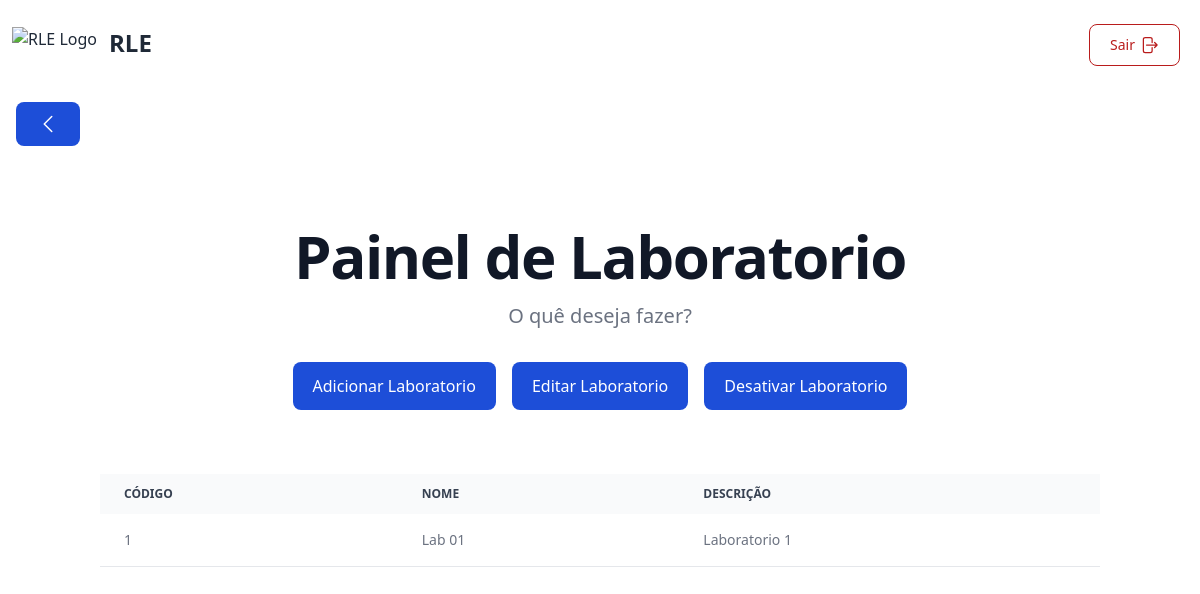
/ADM/Lab/pageLab.php (signed in), run on an earlier commit of the app's database.
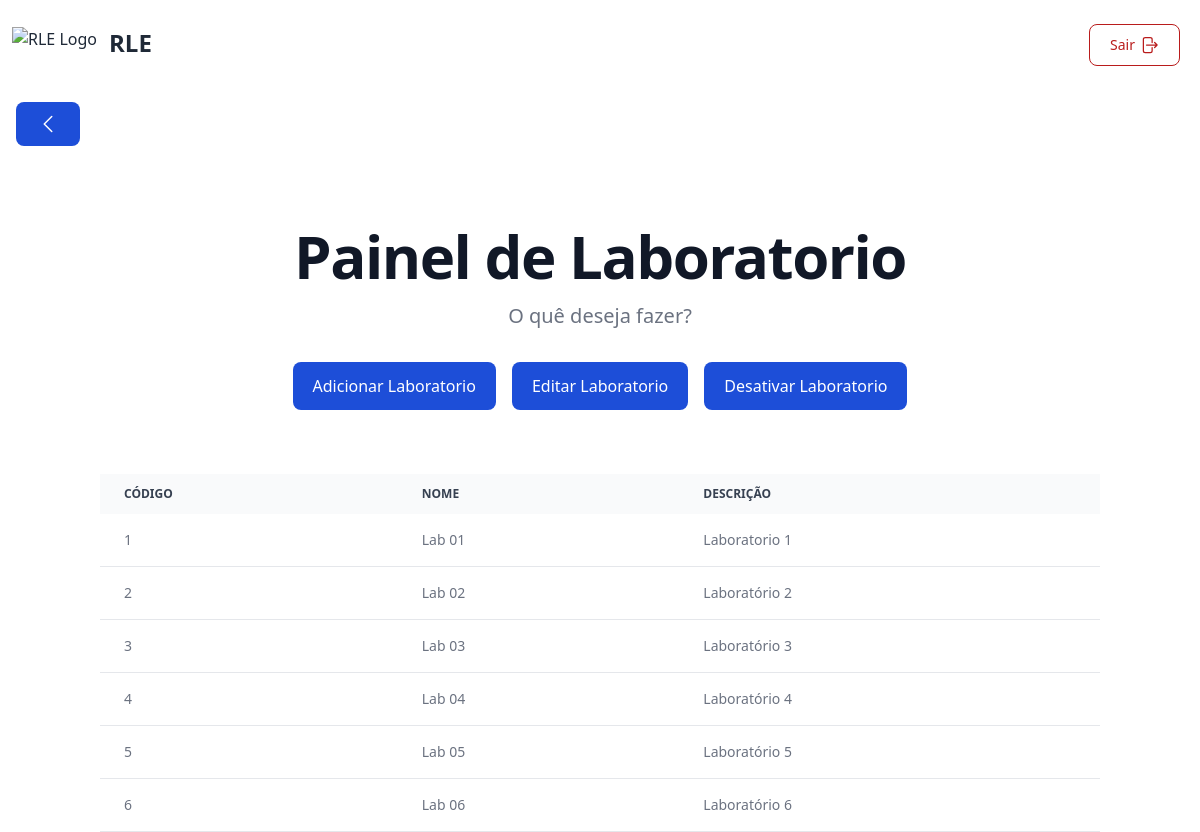
And on a later commit of the database.
### tables this page shows
CREATE TABLE `laboratorio` (
  `lab_cod` int(11) NOT NULL,
  `lab_nome` varchar(40) NOT NULL,
  `lab_desc` varchar(200) DEFAULT NULL,
  `lab_isActive` bit(1) NOT NULL
);

### ADM/Lab/pageLab.php (the view, shortened to what this page needs)
<?php
  include_once ("../../navbar2.php");
  ?>
<div class="px-4 mx-auto max-w-screen-xl ">
    <a href="../pageControl.php" class="my-4 text-white bg-blue-700 hover:bg-blue-800 focus:ring-4 focus:outline-none focus:ring-blue-300 font-medium rounded-lg text-sm px-5 py-2.5 text-center inline-flex items-center dark:bg-blue-600 dark:hover:bg-blue-700 dark:focus:ring-blue-800">
    <svg xmlns="http://www.w3.org/2000/svg" fill="none" viewBox="0 0 24 24" stroke-width="1.5" stroke="currentColor" class="size-6">
    <path stroke-linecap="round" stroke-linejoin="round" d="M15.75 19.5 8.25 12l7.5-7.5" />
    </svg>
    </a>
</div>
<div class="py-8 px-4 mx-auto max-w-screen-xl text-center lg:py-16">
    <h1 class="mb-4 text-4xl font-extrabold tracking-tight leading-none text-gray-900 md:text-5xl lg:text-6xl dark:text-white">Painel de Laboratorio</h1>
    <p class="mb-8 text-lg font-normal text-gray-500 lg:text-xl sm:px-16 lg:px-48 dark:text-gray-400">O quê deseja fazer?</p>
    <div class="flex flex-col space-y-4 sm:flex-row sm:justify-center sm:space-y-0">
            <a href="addLab.php" class="inline-flex justify-center items-center py-3 px-5 text-base font-medium text-center text-white rounded-lg bg-blue-700 hover:bg-blue-800 focus:ring-4 focus:ring-blue-300 dark:focus:ring-blue-900">
                Adicionar Laboratorio
            </a>
            <a href="altLab.php" class="py-3 px-5 sm:ms-4 text-base font-medium text-center text-white rounded-lg bg-blue-700 hover:bg-blue-800 focus:ring-4 focus:ring-blue-300 dark:focus:ring-blue-900">
                Editar Laboratorio
            </a>
            <a href="delLab.php" class="py-3 px-5 sm:ms-4 text-base font-medium text-center text-white rounded-lg bg-blue-700 hover:bg-blue-800 focus:ring-4 focus:ring-blue-300 dark:focus:ring-blue-900">
                Desativar Laboratorio
            </a>
    </div>
    </div>
<div class="relative overflow-x-auto  container mx-auto px-3 xs:rounded-lg rounded-md ">
    <table class="w-full text-sm text-left rtl:text-right text-gray-500 dark:text-gray-400">
        <thead class="text-xs text-gray-700 uppercase bg-gray-50 dark:bg-gray-700 dark:text-gray-400">
            <tr>
                <th scope="col" class="px-6 py-3">
                    Código
                </th>
                <th scope="col" class="px-6 py-3">
                    Nome
                </th>
                <th scope="col" class="px-6 py-3">
                    Descrição
                </th>
            </tr>
        </thead>
        <tbody>
                <?php
                $slq = mysqli_query($conexao, "SELECT * FROM laboratorio");
                while ($lab = mysqli_fetch_array($slq)) {
                    if ($lab['lab_isActive'] == true) { ?>
                        <tr class="bg-white border-b dark:bg-gray-800 dark:border-gray-700">
                            <td class="px-6 py-4"><?php echo $lab['lab_cod']; ?></td>
                            <td class="px-6 py-4"><?php echo $lab['lab_nome']; ?></td>
                            <td class="px-6 py-4"><?php echo $lab['lab_desc']; ?></td>
                        </tr>
                    <?php }
                }
                ; ?>
        </tbody>
    </table>
</div>
</body>
</html>

### navbar2.php (shortened to what this page needs)
<!DOCTYPE html>
<html lang="en">
<head>
    <link href="https://cdn.jsdelivr.net/npm/daisyui@4.12.10/dist/full.min.css" rel="stylesheet" type="text/css" />
    <script src="https://cdn.tailwindcss.com"></script>
</head>
<body class="min-h-screen">
<nav class="bg-white border-gray-200 dark:bg-gray-900">
  <div class="max-w-screen-xl flex flex-wrap items-center justify-between mx-auto p-3">
    <a href="https://i.pinimg.com/736x/f9/27/1c/f9271c137f177641a969c7671b7d1415.jpg" class="flex items-center space-x-3 rtl:space-x-reverse">
        <img src="https://flowbite.com/docs/images/logo.svg" class="h-8" alt="RLE Logo" />
        <span class="self-center text-2xl font-semibold whitespace-nowrap dark:text-white">RLE</span>
    </a>
    <div class="hidden w-full md:block md:w-auto" id="navbar-default">
      <ul class="font-medium flex flex-col md:p-0 mt-3">
        <li>
        <?php
        if(isset($_SESSION['nome'])){
            echo '<a href="\Prj_RLE/logoff.php" class="block py-2 px-3 text-red-700 hover:text-white border border-red-700 hover:bg-red-800 focus:ring-4 focus:outline-none focus:ring-red-300 font-medium rounded-lg text-sm px-5 py-2.5 text-center me-2 mb-2 dark:border-red-500 dark:text-red-500 dark:hover:text-white dark:hover:bg-red-600 dark:focus:ring-red-900">
            <div class="flex flex-row gap-1 place-content-center">
            Sair
              <svg xmlns="http://www.w3.org/2000/svg" fill="none" viewBox="0 0 24 24" stroke-width="1.5" stroke="currentColor" class="size-5">
                <path stroke-linecap="round" stroke-linejoin="round" d="M15.75 9V5.25A2.25 2.25 0 0 0 13.5 3h-6a2.25 2.25 0 0 0-2.25 2.25v13.5A2.25 2.25 0 0 0 7.5 21h6a2.25 2.25 0 0 0 2.25-2.25V15m3 0 3-3m0 0-3-3m3 3H9" />
              </svg>
            </div>
            </a>';
        }
        ?>
        </li>
      </ul>
    </div>
  </div>
</nav>

What changed in the data, as far as the page shows it:
added laboratorio: lab_cod "2", lab_nome "Lab 02", lab_desc "Laboratório 2"
added laboratorio: lab_cod "3", lab_nome "Lab 03", lab_desc "Laboratório 3"
added laboratorio: lab_cod "4", lab_nome "Lab 04", lab_desc "Laboratório 4"
added laboratorio: lab_cod "5", lab_nome "Lab 05", lab_desc "Laboratório 5"
added laboratorio: lab_cod "6", lab_nome "Lab 06", lab_desc "Laboratório 6"
